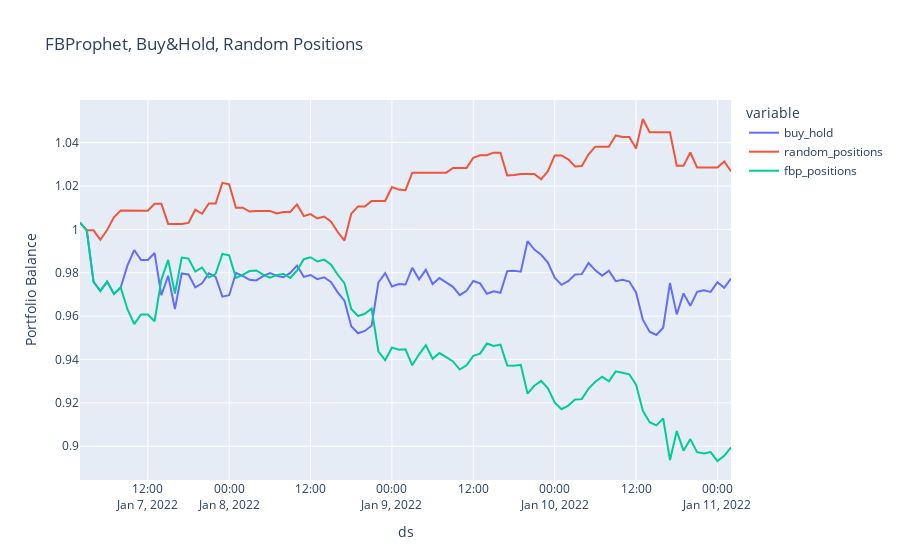

Notebook cell for this chart:
### Markdown cell above
# Visualizing the Backtest Performance

### Code cell
# Visualizing results
fig = px.line(
    performance,
    x=performance.index,
    y=performance.columns,
    title='FBProphet, Buy&Hold, Random Positions',
    labels={"value": "Portfolio Balance",
            "index": "Date"}
)

fig.show()
